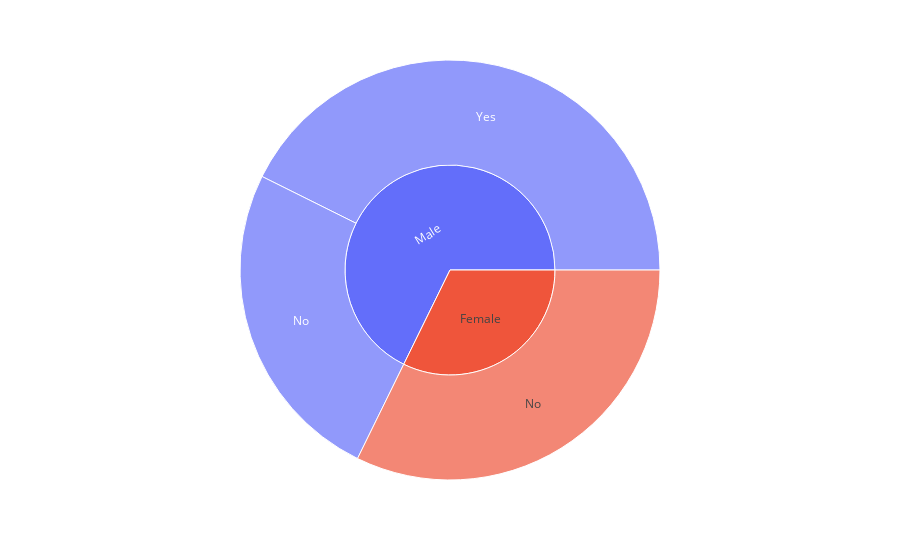

The notebook cell saved with this chart:
### Code cell
fig = px.sunburst(data , path=['Gender' , 'Promo Code Used'] , values='Purchase Amount (USD)')
fig.show()

### Figure 1 — Plotly figure (JSON) as saved in the notebook; plotly's stock layout.template omitted (floating-point values rounded to 4 significant figures)
{"data": [{"branchvalues": "total", "domain": {"x": [0, 1], "y": [0, 1]}, "hovertemplate": "labels=%{label}<br>Purchase Amount (USD)=%{value}<br>parent=%{parent}<br>id=%{id}<extra></extra>", "ids": ["Female/No", "Male/No", "Male/Yes", "Female", "Male"], "labels": ["No", "No", "Yes", "Female", "Male"], "name": "", "parents": ["Female", "Male", "Male", "", ""], "type": "sunburst", "values": [75191, 58479, 99411, 75191, 157890]}], "layout": {"autosize": true, "legend": {"tracegroupgap": 0}, "margin": {"t": 60}}}
